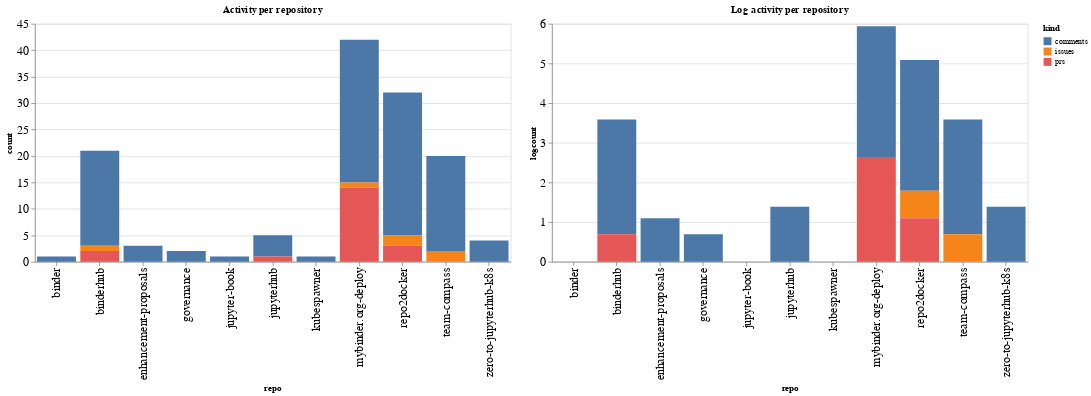

Notebook cell for this chart:
### Code cell
ch1 = alt.Chart(repo_summaries, width=600, title="Activity per repository").mark_bar().encode(
    x='repo',
    y='count',
    color='kind',
    tooltip="kind"
)

ch2 = alt.Chart(repo_summaries, width=600, title="Log activity per repository").mark_bar().encode(
    x='repo',
    y='logcount',
    color='kind',
    tooltip="kind"
)

ch1 | ch2

### Figure 1 — Vega-Lite specification as saved in the notebook (floating-point values rounded to 4 significant figures)
{"config": {"axisLeft": {"labelFontSize": 15}, "axisBottom": {"labelFontSize": 15}}, "hconcat": [{"mark": "bar", "encoding": {"color": {"type": "nominal", "field": "kind"}, "tooltip": {"type": "nominal", "field": "kind"}, "x": {"type": "nominal", "field": "repo"}, "y": {"type": "quantitative", "field": "count"}}, "title": "Activity per repository", "width": 600}, {"mark": "bar", "encoding": {"color": {"type": "nominal", "field": "kind"}, "tooltip": {"type": "nominal", "field": "kind"}, "x": {"type": "nominal", "field": "repo"}, "y": {"type": "quantitative", "field": "logcount"}}, "title": "Log activity per repository", "width": 600}], "data": {"name": "data-d253aebea7187d24c2362542d33b2313"}, "$schema": "https://vega.github.io/schema/vega-lite/v4.8.1.json", "datasets": {"data-d253aebea7187d24c2362542d33b2313": [{"repo": "binder", "kind": "comments", "count": 1, "logcount": 0.0}, {"repo": "binderhub", "kind": "comments", "count": 18, "logcount": 2.89}, {"repo": "binderhub", "kind": "issues", "count": 1, "logcount": 0.0}, {"repo": "binderhub", "kind": "prs", "count": 2, "logcount": 0.6931}, {"repo": "enhancement-proposals", "kind": "comments", "count": 3, "logcount": 1.099}, {"repo": "governance", "kind": "comments", "count": 2, "logcount": 0.6931}, {"repo": "jupyter-book", "kind": "comments", "count": 1, "logcount": 0.0}, {"repo": "jupyterhub", "kind": "comments", "count": 4, "logcount": 1.386}, {"repo": "jupyterhub", "kind": "prs", "count": 1, "logcount": 0.0}, {"repo": "kubespawner", "kind": "comments", "count": 1, "logcount": 0.0}, {"repo": "mybinder.org-deploy", "kind": "comments", "count": 27, "logcount": 3.296}, {"repo": "mybinder.org-deploy", "kind": "issues", "count": 1, "logcount": 0.0}, {"repo": "mybinder.org-deploy", "kind": "prs", "count": 14, "logcount": 2.639}, {"repo": "repo2docker", "kind": "comments", "count": 27, "logcount": 3.296}, {"repo": "repo2docker", "kind": "issues", "count": 2, "logcount": 0.6931}, {"repo": "repo2docker", "kind": "prs", "count": 3, "logcount": 1.099}, {"repo": "team-compass", "kind": "comments", "count": 18, "logcount": 2.89}, {"repo": "team-compass", "kind": "issues", "count": 2, "logcount": 0.6931}, {"repo": "zero-to-jupyterhub-k8s", "kind": "comments", "count": 4, "logcount": 1.386}]}}
